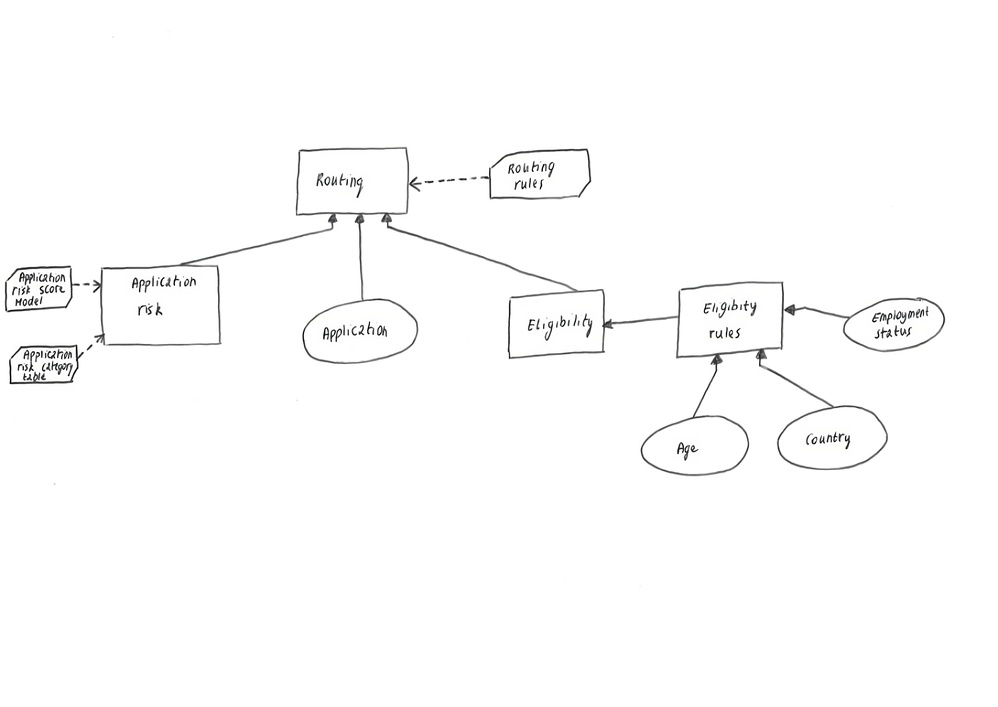
#> input picture frontend/src/assets/example3.jpeg, 998 x 707 px, shrunk from 3000 x 2124 before the run
$ python -i sketch_preprocessing_service.py   (imports and definitions only)
#> lines starting #> are read from the running program, lines starting #| are printed output that depends on the picture; after the words box and inside, x2 and y2 are one past the last pixel; in counts of white or black regions, pixels touching at a corner belong together
import os
import numpy as np
import cv2

def get_ocr_image_sketch(image_path: str):
    """Service that reads and enhances an image for OCR tasks, given its path

    Parameters
    ----------
    image_path: str
        The path where to read the image

    Returns
    -------
    ndarray
        The enhanced image for OCR
    """
    # Read image
    img = cv2.imread(image_path, cv2.IMREAD_UNCHANGED)
#> img is the input picture: shape (707, 998, 3); mean B, G, R 252.1, 252.1, 252.1

    # Prepare RGBA image for display by handling transparency - Image has an alpha channel
    if img is not None and len(img.shape) == 3 and img.shape[2] == 4:
        print("Image is not none and has an alpha channel")
        trans_mask = img[:, :, 3] == 0
        img[trans_mask] = [255, 255, 255, 255]
        img = (
            img.astype(np.uint16)
            + 255
            - np.repeat(np.expand_dims(img[:, :, 3], 2), 4, axis=2)
            )
        img = np.ndarray.clip(img, 0, 255)
        img = img[:, :, [0, 1, 2]]
        img = np.ascontiguousarray(img, dtype=np.uint8)

        return img

    # Image does not have an alpha channel
    elif img is not None:
        print("Image is not none but does not have an alpha channel")
        img_gray = cv2.cvtColor(img, cv2.COLOR_BGR2GRAY)
        # Apply thresholding to create a binary image
        _, binary_image = cv2.threshold(img_gray, 127, 255, cv2.THRESH_BINARY)
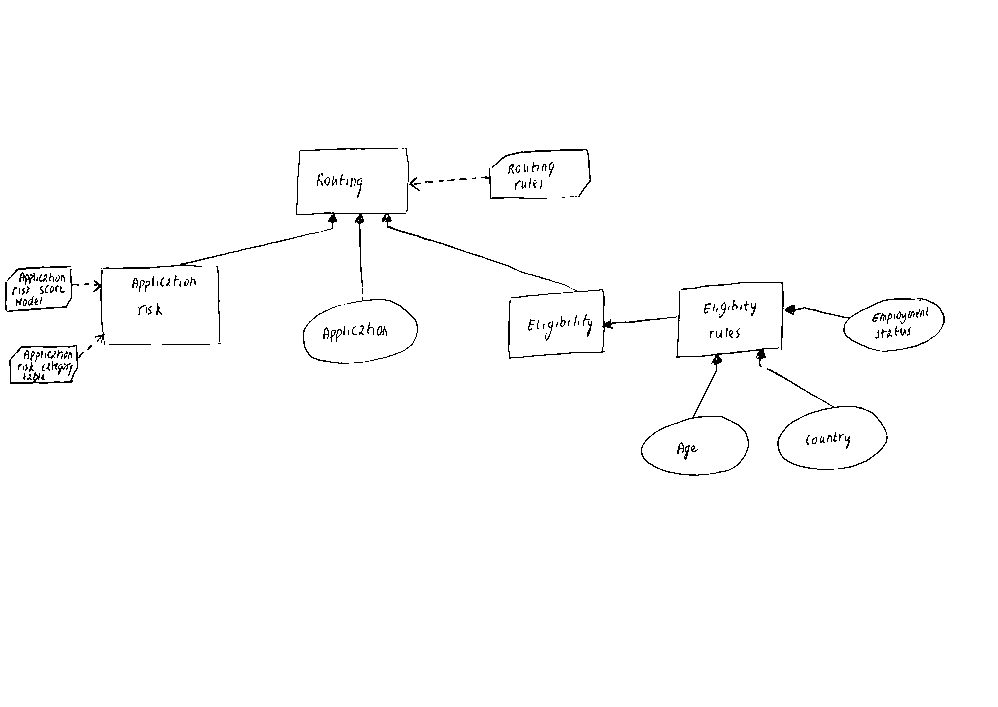
#> binary_image: shape (707, 998); 98.9% white; black in thin lines or dots, all inside (x1, y1, x2, y2) = (5, 148, 945, 476)
        # Invert the binary image to make darker pixels black and lighter pixels white
        img = cv2.bitwise_not(binary_image)

        return img

    else:
        print('Failed to load image')

def get_predict_image_sketch(image_path: str):
    """Service that reads and returns an image suitable for an Object/KeyPoints detection task, given its path

    Parameters
    ----------
    image_path: str
        The path where to read the image

    Returns
    -------
    ndarray
        The image for the Object/KeyPoints detection
    """
    # Read the image
    img = cv2.imread(image_path)

    return img

def get_ocr_and_predict_images(path: str):
    """Service that returns the images for the OCR and Object/KeyPoints detection tasks.
    It retrieve the original image from Firebase storage given its name

    Parameters
    ----------
    path: str
        The local path where the image is downloaded

    Returns
    -------
    tuple
        The two images for OCR and predictions

    """
    ocr_img_sketch = get_ocr_image_sketch(path)
    predict_img_sketch = get_predict_image_sketch(path)

    return ocr_img_sketch , predict_img_sketch

>>> result = get_ocr_image_sketch('../../../../frontend/src/assets/example3.jpeg')

$ run again, on frontend/src/assets/example4.jpeg
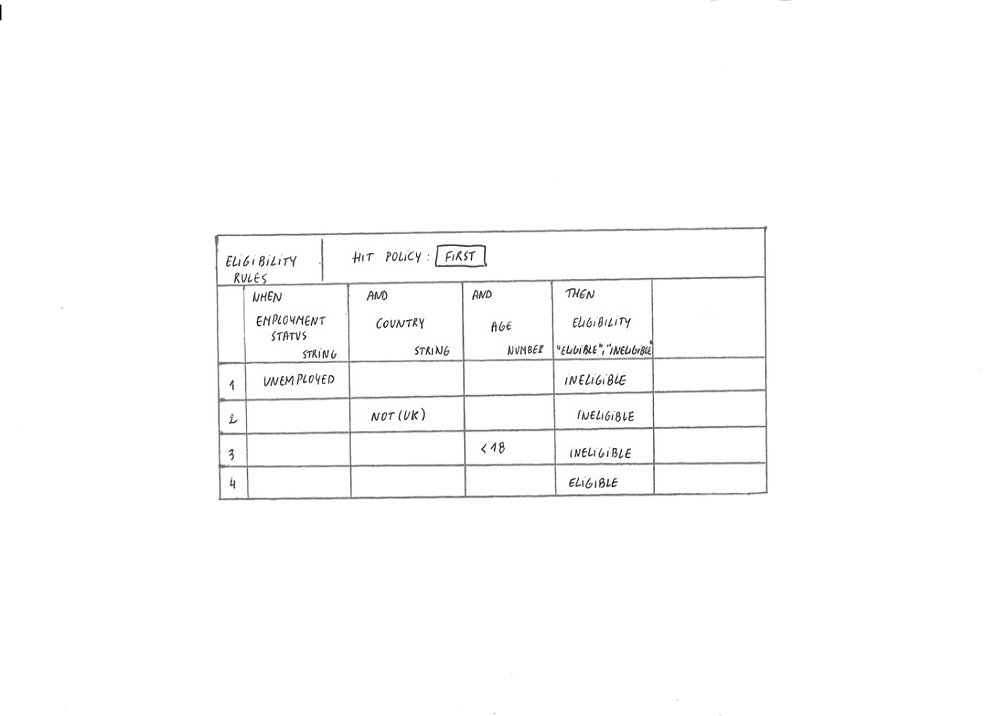
#> input picture frontend/src/assets/example4.jpeg, 986 x 716 px, shrunk from 3000 x 2178 before the run
#> in get_ocr_image_sketch, img is the input picture: shape (716, 986, 3); mean B, G, R 251.9, 251.9, 251.9
#> in get_ocr_image_sketch, `_, binary_image = cv2.threshold(img_gray, 127, 255, cv2.THRESH_BINARY)`:
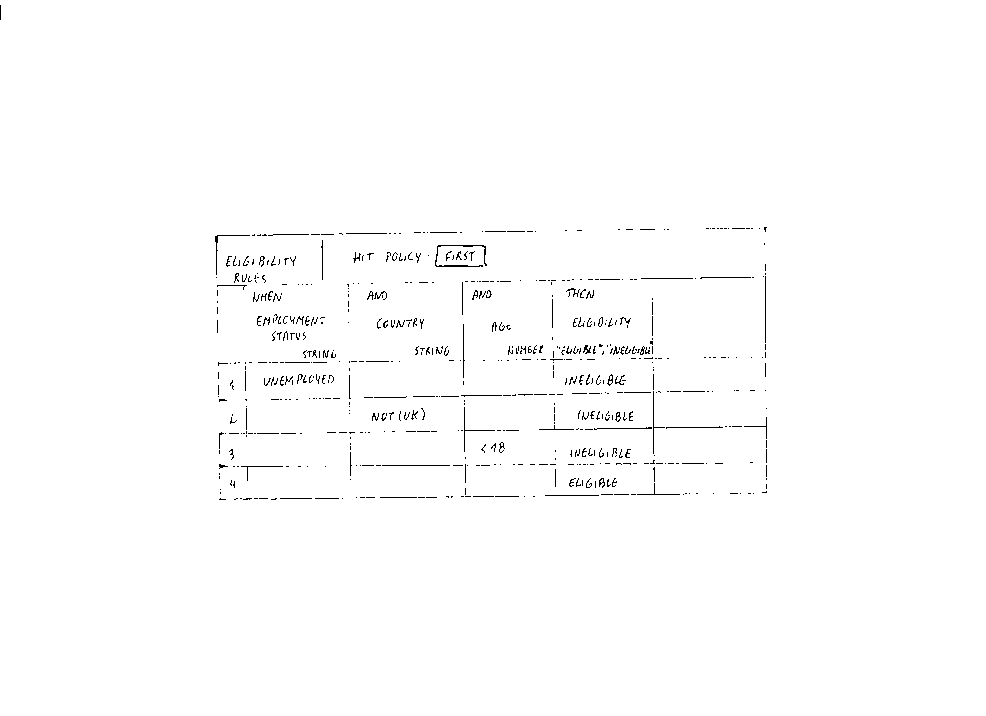
#> binary_image: shape (716, 986); 99.1% white; black in thin lines or dots, all inside (x1, y1, x2, y2) = (0, 5, 767, 500)
